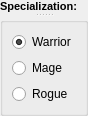
      <widget class="QSplitter" name="splitter">
       <property name="orientation">
        <enum>Qt::Vertical</enum>
       </property>
       <widget class="QLabel" name="spec_label">
        <property name="font">
         <font>
          <pointsize>8</pointsize>
          <weight>75</weight>
          <bold>true</bold>
          <underline>false</underline>
         </font>
        </property>
        <property name="text">
         <string>Specialization:</string>
        </property>
       </widget>
       <widget class="QGroupBox" name="groupBox">
        <property name="title">
         <string/>
        </property>
        <property name="flat">
         <bool>false</bool>
        </property>
        <property name="checkable">
         <bool>false</bool>
        </property>
        <layout class="QVBoxLayout" name="verticalLayout">
         <item>
          <widget class="QRadioButton" name="warriorButton">
           <property name="text">
            <string>Warrior</string>
           </property>
           <property name="icon">
            <iconset>
             <normaloff>img/warrior.png</normaloff>img/warrior.png</iconset>
           </property>
           <property name="iconSize">
            <size>
             <width>24</width>
             <height>24</height>
            </size>
           </property>
           <property name="checked">
            <bool>true</bool>
           </property>
          </widget>
         </item>
         <item>
          <widget class="QRadioButton" name="mageButton">
           <property name="text">
            <string>Mage</string>
           </property>
           <property name="icon">
            <iconset>
             <normaloff>img/mage.png</normaloff>img/mage.png</iconset>
           </property>
           <property name="iconSize">
            <size>
             <width>24</width>
             <height>24</height>
            </size>
           </property>
           <property name="checked">
            <bool>false</bool>
           </property>
          </widget>
         </item>
         <item>
          <widget class="QRadioButton" name="rogueButton">
           <property name="text">
            <string>Rogue</string>
           </property>
           <property name="icon">
            <iconset>
             <normaloff>img/rogue.png</normaloff>img/rogue.png</iconset>
           </property>
           <property name="iconSize">
            <size>
             <width>24</width>
             <height>24</height>
            </size>
           </property>
          </widget>
         </item>
        </layout>
       </widget>
      </widget>
